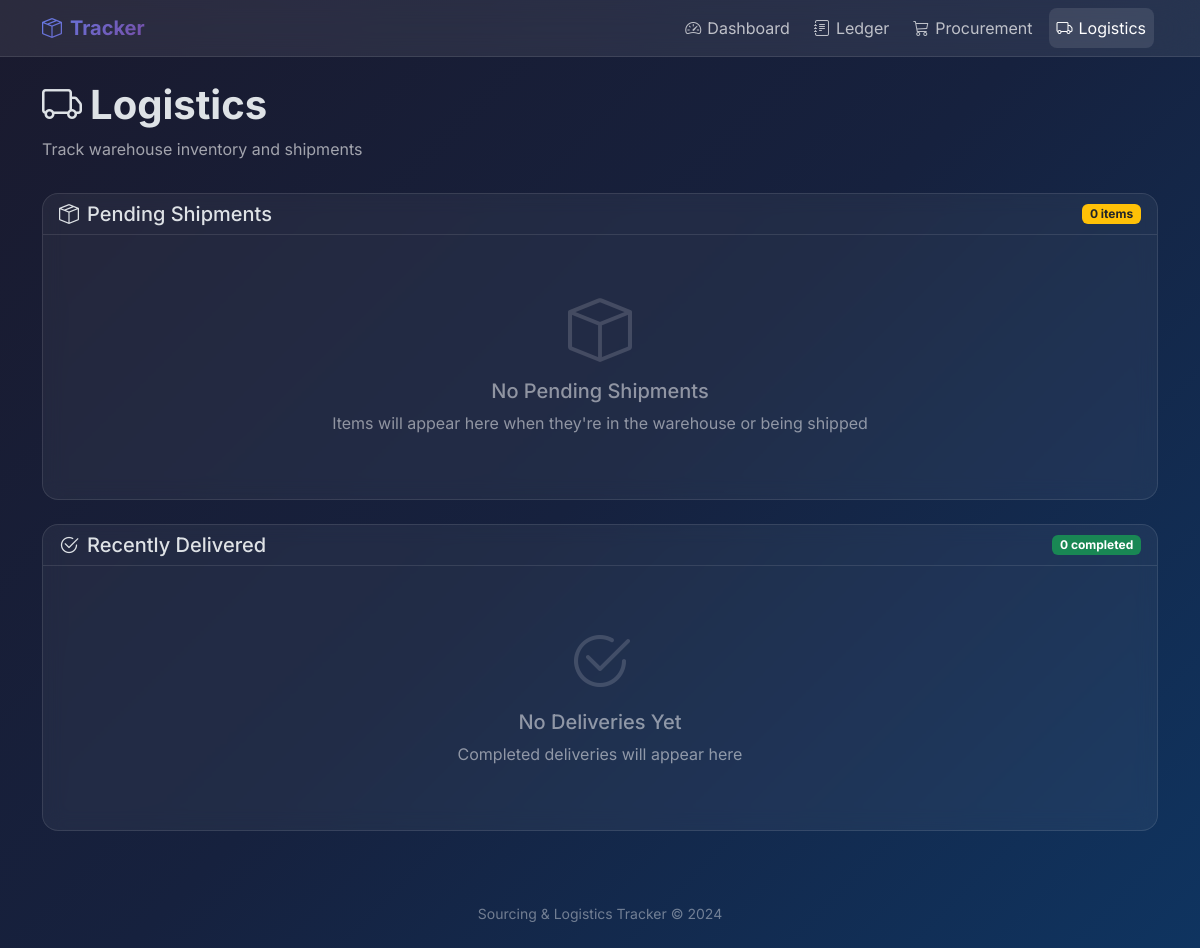
Page /logistics/ on the earlier database version.
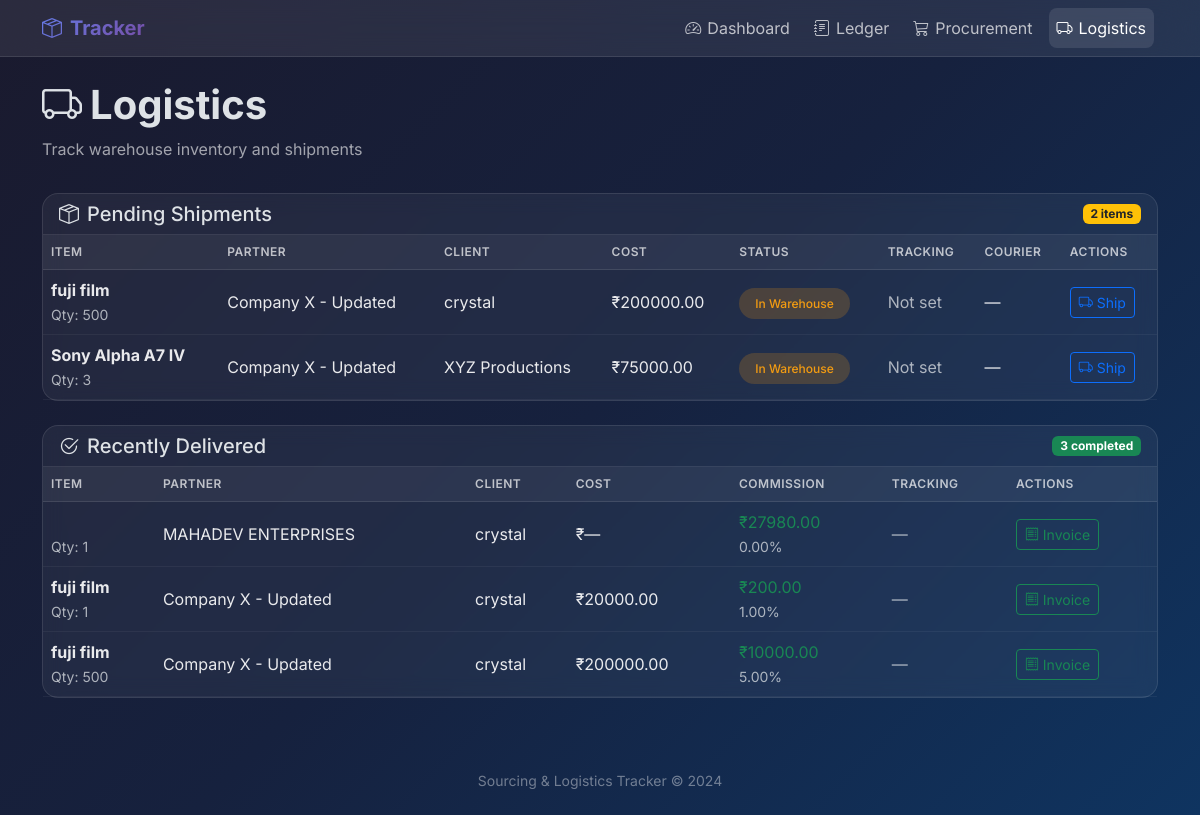
Same page on the later database version.
### tracker/models.py (models this page shows, shortened)
class Deal(models.Model):
    STATUS_CHOICES = [
        ('SOURCING', 'Sourcing'),
        ('BOOKED', 'Booked'),
        ('IN_WAREHOUSE', 'In Warehouse'),
        ('SHIPPED', 'Shipped'),
        ('DELIVERED', 'Delivered'),
        ('RETURNED', 'Returned'),
    ]
    reference = models.CharField(
        max_length=20,
        unique=True,
        default=generate_reference,
        editable=False,
        verbose_name="Reference"
    )
    partner = models.ForeignKey(
        Partner,
        on_delete=models.CASCADE,
        related_name='deals'
    )
    item_name = models.CharField(max_length=300, verbose_name="Item Name", blank=True)
    quantity = models.PositiveIntegerField(default=1)
    estimated_cost = models.DecimalField(
        max_digits=12,
        decimal_places=2,
        null=True,
        blank=True,
        verbose_name="Estimated Cost"
    )
    actual_cost = models.DecimalField(
        max_digits=12,
        decimal_places=2,
        null=True,
        blank=True,
        verbose_name="Actual Cost"
    )
    commission_percent = models.DecimalField(
        max_digits=5,
        decimal_places=2,
        default=Decimal('0.00'),
        verbose_name="Commission %"
    )
    vendor_invoice = models.FileField(
        upload_to='vendor_invoices/',
        blank=True,
        null=True,
        verbose_name="Vendor Invoice"
    )
    client_name = models.CharField(
        max_length=200,
        blank=True,
        verbose_name="End Client Name"
    )
    tracking_id = models.CharField(
        max_length=100,
        blank=True,
        verbose_name="Tracking ID"
    )
    courier_partner = models.CharField(
        max_length=100,
        blank=True,
        verbose_name="Courier Partner"
    )
    status = models.CharField(
        max_length=20,
        choices=STATUS_CHOICES,
        default='SOURCING'
    )
    created_at = models.DateTimeField(auto_now_add=True)
    updated_at = models.DateTimeField(auto_now=True)
    cost_deducted = models.BooleanField(default=False)
    history = HistoricalRecords()
    class Meta:
        ordering = ['-created_at']
    @property
    def total_commission(self):
        return sum(item.commission_total for item in self.items.all())
    @property
    def commission_amount(self):
        if self.items.exists():
            return self.total_commission
        if self.actual_cost and self.commission_percent:
            return (self.actual_cost * self.commission_percent) / 100
        return Decimal('0.00')

class Partner(models.Model):
    name = models.CharField(max_length=200)
    gst_number = models.CharField(max_length=15, unique=True, verbose_name="GST Number")
    contact_info = models.TextField(blank=True, verbose_name="Contact Information")
    current_balance = models.DecimalField(
        max_digits=12,
        decimal_places=2,
        default=Decimal('0.00'),
        verbose_name="Current Balance"
    )
    created_at = models.DateTimeField(auto_now_add=True)
    updated_at = models.DateTimeField(auto_now=True)
    history = HistoricalRecords()
    class Meta:
        ordering = ['name']

class DealItem(models.Model):
    deal = models.ForeignKey(
        Deal,
        on_delete=models.CASCADE,
        related_name='items'
    )
    item_name = models.CharField(max_length=300, verbose_name="Item Name")
    quantity = models.PositiveIntegerField(default=1, verbose_name="Quantity")
    item_price = models.DecimalField(
        max_digits=12,
        decimal_places=2,
        verbose_name="Item Price (per unit)"
    )
    commission_per_item = models.DecimalField(
        max_digits=10,
        decimal_places=2,
        default=Decimal('0.00'),
        verbose_name="Commission per Item"
    )
    created_at = models.DateTimeField(auto_now_add=True)
    history = HistoricalRecords()
    class Meta:
        ordering = ['created_at']
    @property
    def commission_total(self):
        return self.commission_per_item * self.quantity

### tracker/views.py (the view)
# urls.py: path('logistics/', views.logistics, name='logistics'),
def logistics(request):
    logistics_deals = Deal.objects.filter(
        status__in=['IN_WAREHOUSE', 'SHIPPED']
    ).select_related('partner')
    delivered_deals = Deal.objects.filter(
        status='DELIVERED'
    ).select_related('partner').order_by('-updated_at')[:10]
    context = {
        'deals': logistics_deals,
        'delivered_deals': delivered_deals,
    }
    return render(request, 'tracker/logistics.html', context)

### tracker/templates/tracker/logistics.html (shortened to what the changed rows need)
{% extends 'tracker/base.html' %}
{% block content %}
<div class="page-header">
    <h1><i class="bi bi-truck me-2"></i>Logistics</h1>
</div>
<div class="card mb-4">
    <div class="card-header d-flex justify-content-between align-items-center">
        <h5 class="mb-0"><i class="bi bi-box-seam me-2"></i>Pending Shipments</h5>
        <span class="badge bg-warning text-dark">{{ deals|length }} items</span>
    </div>
<div class="card-body p-0">
        {% if deals %}
        <div class="table-responsive">
            <table class="table table-hover mb-0">
                <thead>
                    <tr>
                        <th>Item</th>
                        <th>Partner</th>
                        <th>Client</th>
                        <th>Cost</th>
                        <th>Status</th>
                        <th>Tracking</th>
                        <th>Courier</th>
                        <th>Actions</th>
                    </tr>
                </thead>
                <tbody>
                    {% for deal in deals %}
                    <tr class="animate-fade-in">
                        <td>
                            <strong>{{ deal.item_name }}</strong>
                            <br><small class="text-muted">Qty: {{ deal.quantity }}</small>
                        </td>
                        <td>{{ deal.partner.name }}</td>
                        <td>{{ deal.client_name|default:"—" }}</td>
                        <td>₹{{ deal.actual_cost|floatformat:2|default:"—" }}</td>
                        <td>
                            <span
                                class="badge-status badge-{% if deal.status == 'IN_WAREHOUSE' %}warehouse{% else %}shipped{% endif %}">
                                {{ deal.get_status_display }}
                            </span>
                        </td>
                        <td>
                            {% if deal.tracking_id %}
                            <code>{{ deal.tracking_id }}</code>
                            {% else %}
                            <span class="text-muted">Not set</span>
                            {% endif %}
                        </td>
                        <td>{{ deal.courier_partner|default:"—" }}</td>
                        <td>
                            {% if deal.status == 'IN_WAREHOUSE' %}
                            <button class="btn btn-sm btn-outline-primary" data-bs-toggle="modal"
                                data-bs-target="#shipModal{{ deal.id }}">
                                <i class="bi bi-truck"></i> Ship
                            </button>
                            {% endif %}
                        </td>
                    </tr>
                    {% endfor %}
                </tbody>
            </table>
        </div>
        {% else %}
        <div class="empty-state">
            <i class="bi bi-box"></i>
            <h5>No Pending Shipments</h5>
            <p>Items will appear here when they're in the warehouse or being shipped</p>
        </div>
        {% endif %}
    </div>
</div>
<div class="card">
    <div class="card-header d-flex justify-content-between align-items-center">
        <h5 class="mb-0"><i class="bi bi-check2-circle me-2"></i>Recently Delivered</h5>
        <span class="badge bg-success">{{ delivered_deals|length }} completed</span>
    </div>
    <div class="card-body p-0">
        {% if delivered_deals %}
        <div class="table-responsive">
            <table class="table table-hover mb-0">
                <thead>
                    <tr>
                        <th>Item</th>
                        <th>Partner</th>
                        <th>Client</th>
                        <th>Cost</th>
                        <th>Commission</th>
                        <th>Tracking</th>
                        <th>Actions</th>
                    </tr>
                </thead>
                <tbody>
                    {% for deal in delivered_deals %}
                    <tr class="animate-fade-in">
                        <td>
                            <strong>{{ deal.item_name }}</strong>
                            <br><small class="text-muted">Qty: {{ deal.quantity }}</small>
                        </td>
                        <td>{{ deal.partner.name }}</td>
                        <td>{{ deal.client_name|default:"—" }}</td>
                        <td>₹{{ deal.actual_cost|floatformat:2|default:"—" }}</td>
                        <td>
                            <span class="text-success">
                                ₹{{ deal.commission_amount|floatformat:2 }}
                            </span>
                            <br><small class="text-muted">{{ deal.commission_percent }}%</small>
                        </td>
                        <td>
                            {% if deal.tracking_id %}
                            <code>{{ deal.tracking_id }}</code>
                            <br><small class="text-muted">{{ deal.courier_partner }}</small>
                            {% else %}
                            <span class="text-muted">—</span>
                            {% endif %}
                        </td>
                        <td>
                            <a href="{% url 'commission_invoice' deal.id %}" class="btn btn-sm btn-outline-success"
                                target="_blank">
                                <i class="bi bi-receipt"></i> Invoice
                            </a>
                        </td>
                    </tr>
                    {% endfor %}
                </tbody>
            </table>
        </div>
        {% else %}
        <div class="empty-state">
            <i class="bi bi-check2-circle"></i>
            <h5>No Deliveries Yet</h5>
            <p>Completed deliveries will appear here</p>
        </div>
        {% endif %}
    </div>
</div>
{% endblock %}

Differences in the rows shown:
added Deal: item_name "fuji film", quantity "500", partner.name "Company X - Updated", client_name "crystal", actual_cost "200000.00", status "In Warehouse", tracking_id "Not set", courier_partner "—", shown under "Pending Shipments"
now on this page (row edited): Deal: item_name "Sony Alpha A7 IV", quantity "3", partner.name "Company X - Updated", client_name "XYZ Productions", actual_cost "75000.00", status "In Warehouse", tracking_id "Not set", courier_partner "—", shown under "Pending Shipments"
added Deal: quantity "1", partner.name "MAHADEV ENTERPRISES", client_name "crystal", actual_cost "—", commission_amount "27980.00", commission_percent "0.00", shown under "Recently Delivered"
added Deal: item_name "fuji film", quantity "1", partner.name "Company X - Updated", client_name "crystal", actual_cost "20000.00", commission_amount "200.00", commission_percent "1.00", shown under "Recently Delivered"
added Deal: item_name "fuji film", quantity "500", partner.name "Company X - Updated", client_name "crystal", actual_cost "200000.00", commission_amount "10000.00", commission_percent "5.00", shown under "Recently Delivered"
Other differences:
{{ deals|length }}: "0" → "2"
{{ delivered_deals|length }}: "0" → "3"
text no longer shown: "No Pending Shipments Items will appear here when they're in the warehouse or being shipped No Deliveries Yet Completed deliveries will appear here"
text now shown: "ITEM PARTNER CLIENT COST STATUS TRACKING COURIER ACTIONS ITEM PARTNER CLIENT COST COMMISSION TRACKING ACTIONS"
